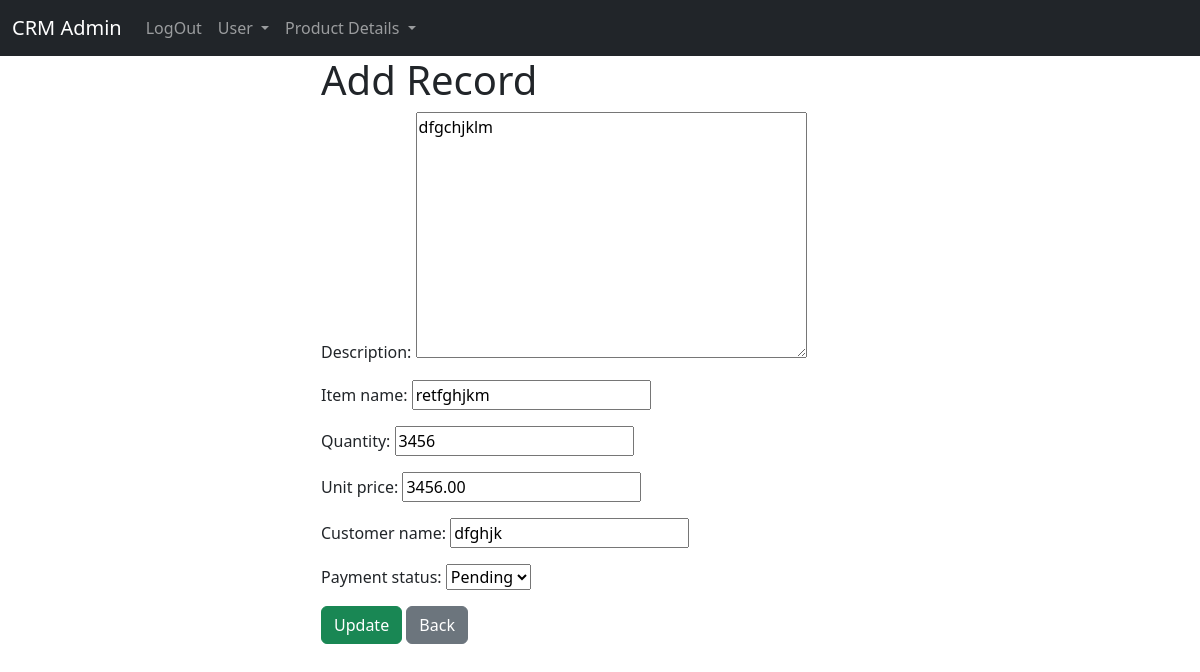
The page /user/update_record/1 (signed in) on the database its author committed.
### user_app/models.py (models this page shows, shortened)
class BillRecord(models.Model):
    date = models.DateField(auto_now_add = True)
    description = models.TextField()
    item_name = models.CharField(max_length=100)
    quantity = models.IntegerField()
    unit_price = models.DecimalField(max_digits=10, decimal_places=2)
    customer_name = models.CharField(max_length=100)
    payment_status = models.CharField(max_length=20, choices=[('pending', 'Pending'), ('paid', 'Paid')])

### user_app/views.py (the view)
# urls.py: path('update_record/<int:pk>', views.update_record, name='update_record'),
def update_record(request, pk):
    if request.user.is_authenticated:
        current_record = BillRecord.objects.get(id=pk)
        form = AddBillRecordFrom(request.POST or None, request.FILES or None, instance=current_record)
        if form.is_valid():
            form.save()
            messages.success(request, "Record has been updated!")
            return redirect("record_details")
        return render(request, "user/bill/update_record.html", {"form": form})
    else:
        messages.success(request, "Must be logged in...")
        return redirect("home")

### user_app/forms.py
class AddBillRecordFrom(forms.ModelForm):
    class Meta:
        model = BillRecord
        fields = "__all__"

### templates/user/bill/update_record.html (shortened to what this page needs)
{% extends 'base.html' %}
{% block main %}
<div class="col-md-6 offset-md-3 ">
     <h1>Add Record</h1>
     <form method='POST' enctype="multipart/form-data">
          {{form.as_p}}
    <button type="submit" class="btn btn-success">Update</button>
    <a href="{% url 'record_details' %}"><button type="submit" class="btn btn-secondary">Back</button></a>
     </form>
</div>
{% endblock main %}

### rows shown on the page
BillRecord: description "dfgchjklm", item_name "retfghjkm", quantity "3456", unit_price "3456.00", customer_name "dfghjk", payment_status "Pending"
